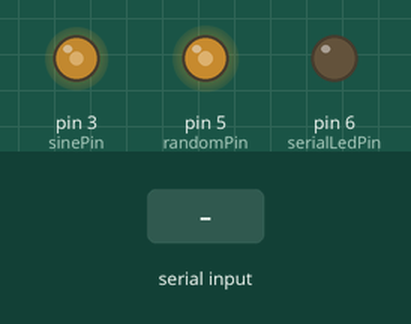
Bench run of a sketch on a simulated Arduino Uno, built with avr-gcc and run on an emulated ATmega328P. Parts: output pins drawn as LEDs (lit = HIGH). Inputs (shaded band) come from the test bench. Random numbers use the default seed unless the sketch sets one.

Above: at 1.2 s.
1.3 s: "90,45\n" received over Serial
At 2.34 s:
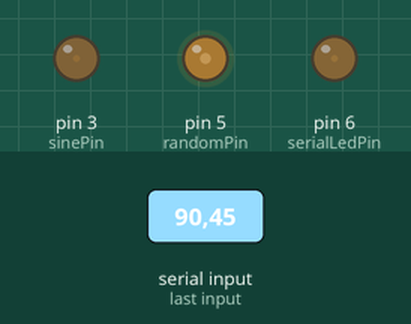
4.3 s: "90\n" received over Serial
At 5.34 s:
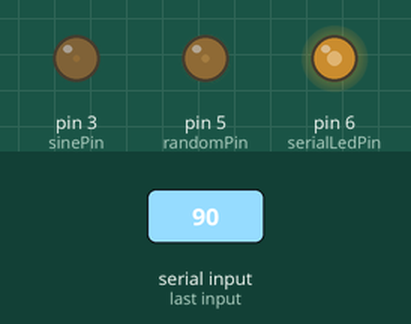
7.3 s: "30,150\n" received over Serial
At 8.34 s:
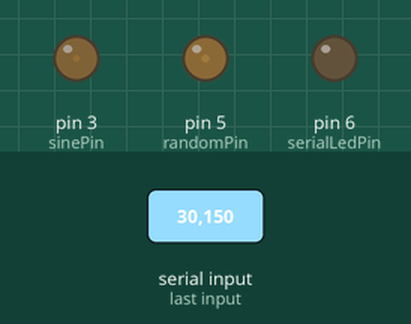
10.3 s: "5\n" received over Serial
At 12.84 s:
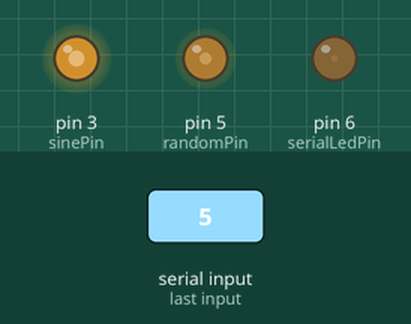
13.3 s: "90,45\n" received over Serial
At 14.34 s:
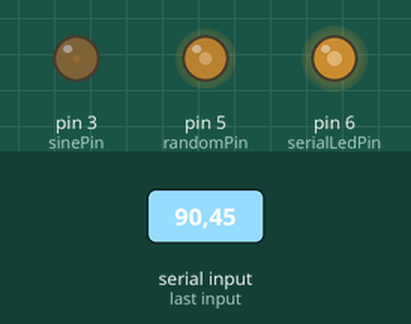
16.3 s: "200\n" received over Serial
At 17.34 s:
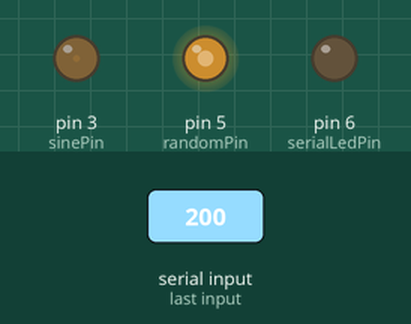
Timing chart, 0 to 30.6 s (numbered marks = the images above; inputs shaded):
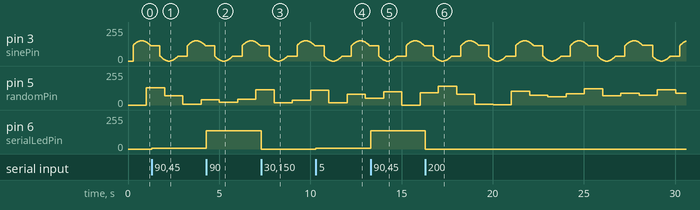

The sketch:

VU.ino
```cpp
const int sinePin = 3;
const int randomPin = 5;
const int serialLedPin = 6;
//pins 3, 5, 6, 9, 10, and 11
const int maxOutputVoltage = 3;
const int maxBright = 51 * maxOutputVoltage; //51 is ~1v
const int minBright = 0;
const int sinePeriod = 3;
const int randomPeriod = 1;
const bool debug = false;

unsigned long randomLastRunMillis = 0;

void setup() {
  Serial.begin(115200);
  pinMode(sinePin, OUTPUT);
  pinMode(randomPin, OUTPUT);
  pinMode(serialLedPin, OUTPUT);
}

void loop() {
  int currentSecond = millis() / 1000;
  analogWrite(sinePin, calculateSine());
  if(millis() - randomLastRunMillis > (randomPeriod * 1000)) { analogWrite(randomPin, calculateRandom()); };
  if(Serial.available() > 0) { analogWrite(serialLedPin, map(grabSerial(), 0, 100, minBright, maxBright)); };
}

int calculateSine() {
  double tempMillis = millis();
  double seed = (tempMillis / (1000.0 * sinePeriod)) * 2.0 * PI;
  int outputValue = (sin(seed) - (-1)) * (maxBright - minBright) / (1 - (-1)) + minBright;
  return outputValue;
}

int calculateRandom(){
  randomLastRunMillis = millis();
  int randomBrightness = random(minBright, maxBright);
  if (debug) Serial.println(randomBrightness);
  return randomBrightness;
}

int grabSerial(){
  String incomingString;
  while (Serial.available() > 0) {
    char incomingByte = Serial.read();
    if (debug) Serial.println(incomingByte, DEC);
    if (incomingByte != 0x13) { //carriage return
      incomingString.concat(incomingByte);
    } else {
      Serial.flush();
    }
  }
  if (debug) Serial.println("I received: " + incomingString);
  return incomingString.toInt();
}
```

Measured:
- after the input at 1.3 s, pin 6 (serialLedPin): 0/255 → 7/255 at once
- after the input at 4.3 s, pin 6 (serialLedPin): 7/255 → 137/255 at once
- after the input at 7.3 s, pin 6 (serialLedPin): 137/255 → 0/255 at once
- after the input at 10.3 s, pin 6 (serialLedPin): 0/255 → 7/255 at once
- after the input at 13.3 s, pin 6 (serialLedPin): 7/255 → 137/255 at once
- after the input at 16.3 s, pin 6 (serialLedPin): 137/255 → 0/255 at once
